Frame 1 (no input): blank canvas, image omitted
Frame 60 (no input): blank canvas, image omitted
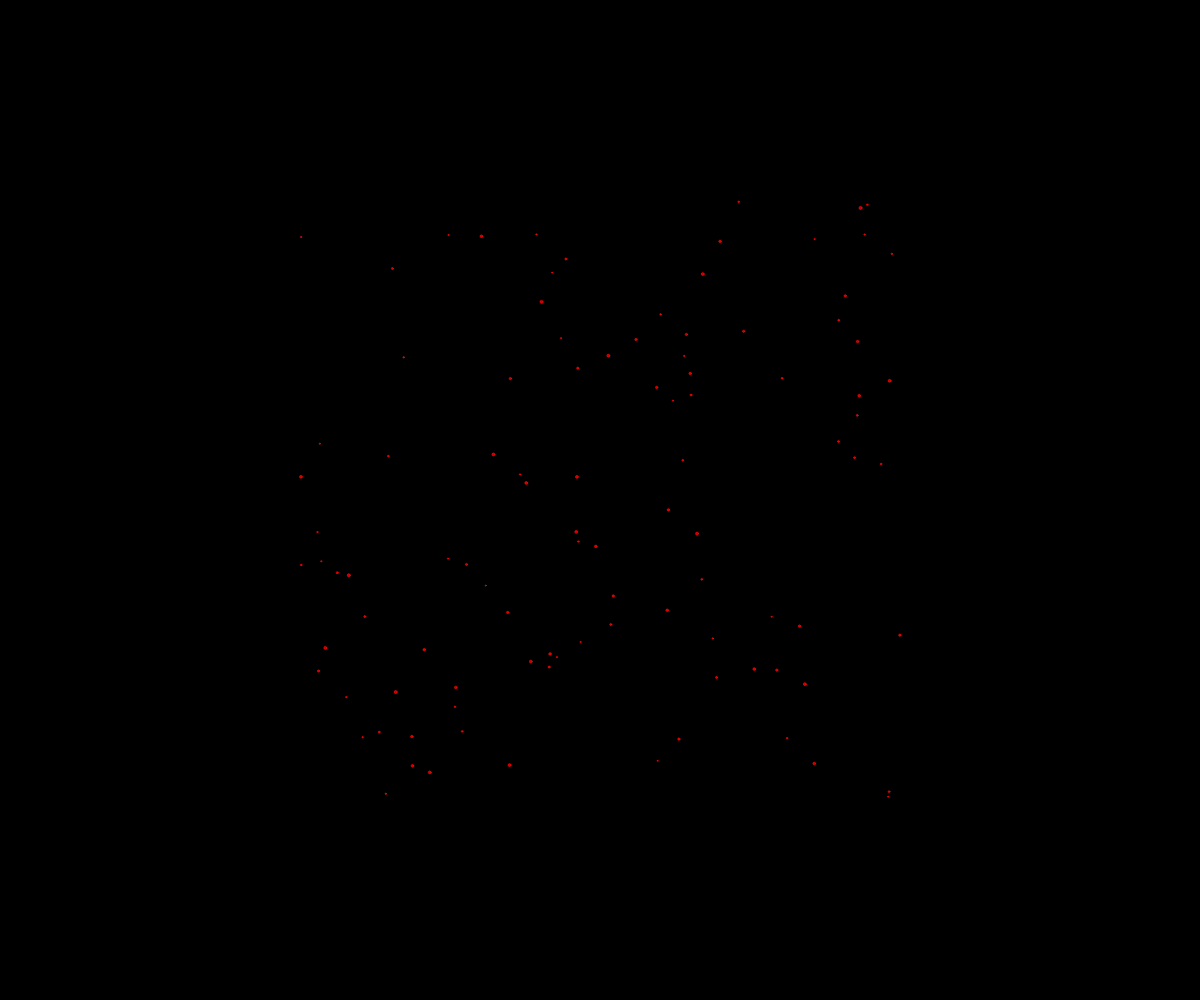
Frame 120 (the mouse pressed at the canvas centre since frame 60)

The p5.js sketch whose frames 1 and 60 were blank and that drew this single picture after the mouse press (run headless with seeded random() and noise() and a simulated clock; from frame 60 on, the mouse is pressed at the canvas centre):

// p5.js sketch
// ── sketch.js
//Fireworks OOP
//Aidan Draper

class Particle {
  constructor(x, y) {
    this.x = x;
    this.y = y;
    this.diameter = random(1, 3);
    this.dx = random(-5, 5);
    this.dy = random(-5, 5);
    this.r = 255;
    this.g = 0;
    this.b = 0;
    this.alpha = 255;
    this.color = color(this.r, this.g, this.b, this.alpha);
  }

  update() {
    //move
    this.x += this.dx;
    this.y += this.dy;
    
    //making more transparent
    this.alpha--;
    this.color = color(this.r, this.g, this.b, this.alpha);
  }

  display() {
    stroke(this.color);
    fill(this.color);
    circle(this.x, this.y, this.diameter);
  }
}

let theFireworks = [];

function setup() {
  createCanvas(windowWidth, windowHeight);
}

function draw() {
  background("black");
  for (let i = 0; i < theFireworks.length; i++){
    theFireworks[i].update();
    theFireworks[i].display();
  }
}

function mousePressed() {
  for (let i = 0; i< 101; i++) {
    let someParticle = new Particle(mouseX, mouseY);
    theFireworks.push(someParticle);
  }
}
